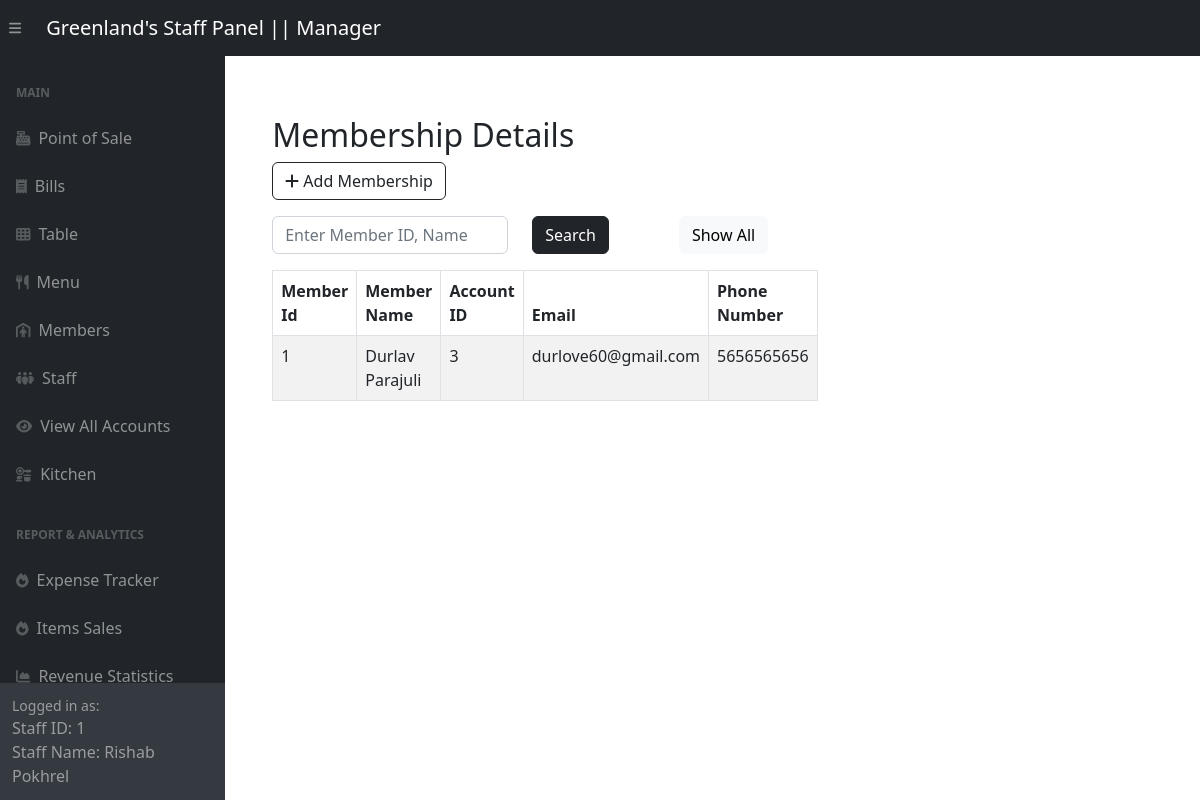
The app's page /adminSide/panel/customer-panel.php (signed in) with its own data.
### tables this page shows
CREATE TABLE `staffs` (
  `staff_id` int(11) NOT NULL,
  `staff_name` varchar(255) DEFAULT NULL,
  `role` varchar(255) DEFAULT NULL,
  `account_id` int(11) DEFAULT NULL
);

CREATE TABLE `memberships` (
  `member_id` int(11) NOT NULL,
  `member_name` varchar(255) DEFAULT NULL,
  `points` int(11) DEFAULT NULL,
  `account_id` int(11) DEFAULT NULL
);

CREATE TABLE `accounts` (
  `account_id` int(11) NOT NULL,
  `email` varchar(255) DEFAULT NULL,
  `register_date` date DEFAULT NULL,
  `phone_number` varchar(255) DEFAULT NULL,
  `password` varchar(255) DEFAULT NULL
);

### adminSide/panel/customer-panel.php (the view, shortened to what this page needs)
<?php include '../inc/dashHeader.php'; ?>
<div class="wrapper">
    <div class="container-fluid pt-5 pl-600">
        <div class="row">
            <div class="m-50">
                <div class="mt-5 mb-3">
                    <h2 class="pull-left">Membership Details</h2>
                    <a href="../customerCrud/createCust.php" class="btn btn-outline-dark"><i class="fa fa-plus"></i> Add Membership</a>
                </div>
                <div class="mb-3">
                    <form method="POST" action="#">
                        <div class="row">
                            <div class="col-md-6">
                                <input required type="text" id="search" name="search" class="form-control" placeholder="Enter Member ID, Name">
                            </div>
                            <div class="col-md-3">
                                <button type="submit" class="btn btn-dark">Search</button>
                            </div>
                            <div class="col" style="text-align: right;">
                                <a href="customer-panel.php" class="btn btn-light">Show All</a>
                            </div>
                        </div>
                    </form>
                </div>
                <?php
                require_once "../config.php";
                if (isset($_POST['search'])) {
                    if (!empty($_POST['search'])) {
                        $search = $_POST['search'];
                        $sql = "SELECT * FROM memberships WHERE member_name LIKE '%$search%' OR member_id = '$search'ORDER BY member_id";
                    } else {
                        $sql = "SELECT * FROM memberships ORDER BY member_id";
                    }
                } else {
                    $sql = "SELECT * FROM memberships ORDER BY member_id";
                }
                if ($result = mysqli_query($link, $sql)) {
                    if (mysqli_num_rows($result) > 0) {
                        echo '<table class="table table-bordered table-striped">';
                        echo "<thead>";
                        echo "<tr>";
                        echo "<th style='width:7em;'>Member Id</th>";
                        echo "<th>Member Name</th>";
                        echo "<th>Account ID</th>";
                        echo "<th>Email</th>";
                        echo "<th>Phone Number</th>";
                        echo "</tr>";
                        echo "</thead>";
                        echo "<tbody>";
                        while ($row = mysqli_fetch_array($result)) {
                            $account_id = $row['account_id'];
                            $sql2 = "SELECT email, phone_number FROM accounts WHERE account_id = '$account_id'";
                            $result2 = mysqli_query($link, $sql2);
                            $row2 = mysqli_fetch_array($result2);
                            $email = $row2['email'];
                            $phone_number = $row2['phone_number'];
                            echo "<tr>";
                            echo "<td>" . $row['member_id'] . "</td>";
                            echo "<td>" . $row['member_name'] . "</td>";
                            echo "<td>" . $row['account_id'] . "</td>";
                            echo "<td>" . $email . "</td>";
                            echo "<td>" . $phone_number . "</td>";
                            echo "</tr>";
                        }
                        echo "</tbody>";
                        echo "</table>";
                    } else {
                        echo '<div class="alert alert-danger"><em>No records were found.</em></div>';
                    }
                } else {
                    echo "Oops! Something went wrong. Please try again later.";
                }
                ?>
            </div>
        </div>
    </div>
</div>
<?php include '../inc/dashFooter.php'; ?>

### adminSide/inc/dashHeader.php (shortened to what this page needs)
<?php
require_once "../config.php";
$sql = "SELECT * FROM staffs where account_id = " . $_SESSION['logged_account_id'];
$result = mysqli_query($link, $sql);
$row = mysqli_fetch_assoc($result);
$staff_role = $row['role'];
?>
<!DOCTYPE html>
<html lang="en">
<head>
    <link href="../css/styles.css" rel="stylesheet" />
</head>
<body class="sb-nav-fixed">
    <nav class="sb-topnav navbar navbar-expand navbar-dark bg-dark">
        <button class="btn btn-link btn-sm order-1 order-lg-0 me-4 me-lg-0" id="sidebarToggle" href="#!"><i class="fas fa-bars"></i></button>
        <?php
        if ($staff_role == "Chef")
            echo <<<link
                <a class="navbar-brand ps-3" href="../panel/kitchen-panel.php">Greenland's Staff Panel || $staff_role </a>
            link;
        else
            echo <<<link
                <a class="navbar-brand ps-3" href="../panel/pos-panel.php">Greenland's Staff Panel || $staff_role </a>
            link;
        ?>
    </nav>
    <div id="layoutSidenav">
        <div id="layoutSidenav_nav">
            <nav class="sb-sidenav accordion sb-sidenav-dark" id="sidenavAccordion">
                <div class="sb-sidenav-menu">
                    <div class="nav">
                        <div class="sb-sidenav-menu-heading">Main</div>
                        <?php
                        if ($staff_role == "Chef") {
                            echo <<<data
                            <a class="nav-link" href="../panel/kitchen-panel.php">
                            <div class="sb-nav-link-icon"><i class="fas fa-kitchen-set"></i></div>
                            Kitchen
                        </a>
                        <a class="nav-link" href="../StaffLogin/logout.php">
                                <div class="sb-nav-link-icon"><i class="fas fa-key"></i></div>
                                Log out
                            </a>
                        data;
                        } else if ($staff_role == "Manager") {
                            echo <<<data2
                            <a class="nav-link" href="../panel/pos-panel.php">
                                <div class="sb-nav-link-icon"><i class="fas fa-cash-register"></i></div>
                                Point of Sale
                            </a>
                            <a class="nav-link" href="../panel/bill-panel.php">
                                <div class="sb-nav-link-icon"><i class="fas fa-receipt"></i></div>
                                Bills
                            </a>
                            <a class="nav-link" href="../panel/table-panel.php">
                                <div class="sb-nav-link-icon"><i class="fas fa-table-cells"></i></div>
                                Table
                            </a>
                            <a class="nav-link" href="../panel/menu-panel.php">
                                <div class="sb-nav-link-icon"><i class="fas fa-utensils"></i></div>
                                Menu
                            </a>
                            <a class="nav-link" href="../panel/customer-panel.php">
                                <div class="sb-nav-link-icon"><i class="fas fa-person-shelter"></i></div>
                                Members
                            </a>
                            <a class="nav-link" href="../panel/staff-panel.php">
                                <div class="sb-nav-link-icon"><i class="fas fa-people-group"></i></div>
                                Staff
                            </a>
                            <a class="nav-link" href="../panel/account-panel.php">
                                <div class="sb-nav-link-icon"><i class="fas fa-eye"></i></div>
                                View All Accounts
                            </a>
                            <a class="nav-link" href="../panel/kitchen-panel.php">
                                <div class="sb-nav-link-icon"><i class="fas fa-kitchen-set"></i></div>
                                Kitchen
                            </a>
                            <div class="sb-sidenav-menu-heading">Report & Analytics</div>
                            <a class="nav-link" target="_blank" href="../redirect.php">
                                <div class="sb-nav-link-icon"><i class="fas fa-fire"></i></div>
                                Expense Tracker
                            </a>
                            <a class="nav-link" href="../panel/sales-panel.php">
                                <div class="sb-nav-link-icon"><i class="fas fa-fire"></i></div>
                                Items Sales
                            </a>
                            <a class="nav-link" href="../panel/statistics-panel.php">
                                <div class="sb-nav-link-icon"><i class="fas fa-chart-area"></i></div>
                                Revenue Statistics
                            </a>
                            data2;
                        } else if ($staff_role == "Staff") {
                            echo <<<data3
                            <a class="nav-link" href="../panel/pos-panel.php">
                                <div class="sb-nav-link-icon"><i class="fas fa-cash-register"></i></div>
                                Point of Sale
                            </a>
                            <a class="nav-link" href="../panel/bill-panel.php">
                                <div class="sb-nav-link-icon"><i class="fas fa-receipt"></i></div>
                                Bills
                            </a>
                            <a class="nav-link" href="../panel/table-panel.php">
                                <div class="sb-nav-link-icon"><i class="fas fa-table-cells"></i></div>
                                Table
                            </a>
                            <a class="nav-link" href="../panel/customer-panel.php">
                                <div class="sb-nav-link-icon"><i class="fas fa-person-shelter"></i></div>
                                Members
                            </a>
                            <a class="nav-link" href="../StaffLogin/logout.php">
                                <div class="sb-nav-link-icon"><i class="fas fa-key"></i></div>
                                Log out
                            </a>
                            data3;
                        }
                        ?>
                    </div>
                </div>
                <div class="sb-sidenav-footer">
                    <div class="small">Logged in as:</div>
                    <?php
                    if (isset($_SESSION['logged_account_id']) && isset($_SESSION['logged_staff_name'])) {
                        echo "Staff ID: " . $_SESSION['logged_account_id'] . "<br>";
                        echo "Staff Name: " . $_SESSION['logged_staff_name'];
                    } else {
                        echo "Not logged in";
                    }
                    ?>
                </div>
            </nav>
        </div>
        </<div>
        <div id="content-for-template">Content</div>

### adminSide/panel/customer-panel.php (style rules this page uses)
.wrapper { width: 60%; padding-left: 200px; padding-top: 20px }

### records on screen
staffs: role "Manager"
memberships: member_id "1", member_name "Durlav Parajuli", account "3", account.email "durlove60@gmail.com", account.phone_number "5656565656"

### other values on screen
$_SESSION['logged_account_id'] "1"
$_SESSION['logged_staff_name'] "Rishab Pokhrel"
